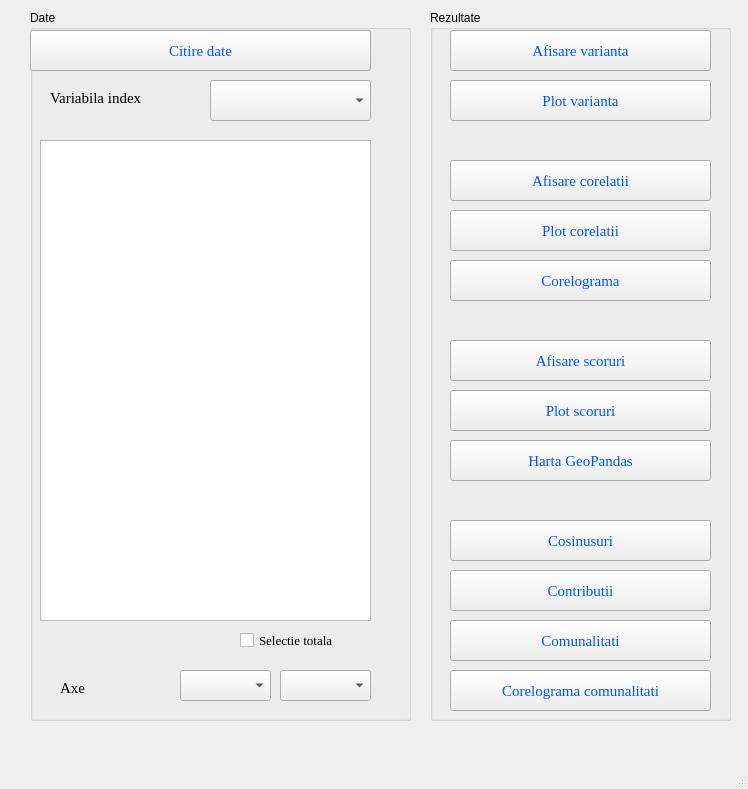
<?xml version="1.0" encoding="UTF-8"?>
<ui version="4.0">
 <class>MainWindow</class>
 <widget class="QMainWindow" name="MainWindow">
  <property name="geometry">
   <rect>
    <x>0</x>
    <y>0</y>
    <width>748</width>
    <height>789</height>
   </rect>
  </property>
  <property name="windowTitle">
   <string>MainWindow</string>
  </property>
  <widget class="QWidget" name="centralwidget">
   <widget class="QGroupBox" name="groupBox">
    <property name="geometry">
     <rect>
      <x>30</x>
      <y>10</y>
      <width>381</width>
      <height>711</height>
     </rect>
    </property>
    <property name="title">
     <string>Date</string>
    </property>
    <widget class="QPushButton" name="buton_citire">
     <property name="geometry">
      <rect>
       <x>0</x>
       <y>20</y>
       <width>341</width>
       <height>41</height>
      </rect>
     </property>
     <property name="palette">
      <palette>
       <active>
        <colorrole role="ButtonText">
         <brush brushstyle="SolidPattern">
          <color alpha="255">
           <red>0</red>
           <green>85</green>
           <blue>255</blue>
          </color>
         </brush>
        </colorrole>
       </active>
       <inactive>
        <colorrole role="ButtonText">
         <brush brushstyle="SolidPattern">
          <color alpha="255">
           <red>0</red>
           <green>85</green>
           <blue>255</blue>
          </color>
         </brush>
        </colorrole>
       </inactive>
       <disabled>
        <colorrole role="ButtonText">
         <brush brushstyle="SolidPattern">
          <color alpha="255">
           <red>120</red>
           <green>120</green>
           <blue>120</blue>
          </color>
         </brush>
        </colorrole>
       </disabled>
      </palette>
     </property>
     <property name="font">
      <font>
       <family>Georgia</family>
       <pointsize>11</pointsize>
      </font>
     </property>
     <property name="text">
      <string>Citire date</string>
     </property>
    </widget>
    <widget class="QListWidget" name="lista_selectie">
     <property name="geometry">
      <rect>
       <x>10</x>
       <y>130</y>
       <width>331</width>
       <height>481</height>
      </rect>
     </property>
     <property name="palette">
      <palette>
       <active>
        <colorrole role="Text">
         <brush brushstyle="SolidPattern">
          <color alpha="255">
           <red>0</red>
           <green>0</green>
           <blue>0</blue>
          </color>
         </brush>
        </colorrole>
        <colorrole role="ButtonText">
         <brush brushstyle="SolidPattern">
          <color alpha="255">
           <red>0</red>
           <green>0</green>
           <blue>255</blue>
          </color>
         </brush>
        </colorrole>
        <colorrole role="PlaceholderText">
         <brush brushstyle="SolidPattern">
          <color alpha="128">
           <red>0</red>
           <green>0</green>
           <blue>0</blue>
          </color>
         </brush>
        </colorrole>
       </active>
       <inactive>
        <colorrole role="Text">
         <brush brushstyle="SolidPattern">
          <color alpha="255">
           <red>0</red>
           <green>0</green>
           <blue>0</blue>
          </color>
         </brush>
        </colorrole>
        <colorrole role="ButtonText">
         <brush brushstyle="SolidPattern">
          <color alpha="255">
           <red>0</red>
           <green>0</green>
           <blue>255</blue>
          </color>
         </brush>
        </colorrole>
        <colorrole role="PlaceholderText">
         <brush brushstyle="SolidPattern">
          <color alpha="128">
           <red>0</red>
           <green>0</green>
           <blue>0</blue>
          </color>
         </brush>
        </colorrole>
       </inactive>
       <disabled>
        <colorrole role="Text">
         <brush brushstyle="SolidPattern">
          <color alpha="255">
           <red>120</red>
           <green>120</green>
           <blue>120</blue>
          </color>
         </brush>
        </colorrole>
        <colorrole role="ButtonText">
         <brush brushstyle="SolidPattern">
          <color alpha="255">
           <red>120</red>
           <green>120</green>
           <blue>120</blue>
          </color>
         </brush>
        </colorrole>
        <colorrole role="PlaceholderText">
         <brush brushstyle="SolidPattern">
          <color alpha="128">
           <red>0</red>
           <green>0</green>
           <blue>0</blue>
          </color>
         </brush>
        </colorrole>
       </disabled>
      </palette>
     </property>
     <property name="font">
      <font>
       <family>Georgia</family>
       <pointsize>11</pointsize>
      </font>
     </property>
    </widget>
    <widget class="QCheckBox" name="ckSelectie">
     <property name="geometry">
      <rect>
       <x>210</x>
       <y>620</y>
       <width>131</width>
       <height>20</height>
      </rect>
     </property>
     <property name="font">
      <font>
       <family>Georgia</family>
       <pointsize>10</pointsize>
      </font>
     </property>
     <property name="text">
      <string>Selectie totala</string>
     </property>
    </widget>
    <widget class="QLabel" name="lb_varIndex">
     <property name="geometry">
      <rect>
       <x>20</x>
       <y>80</y>
       <width>151</width>
       <height>16</height>
      </rect>
     </property>
     <property name="font">
      <font>
       <family>Georgia</family>
       <pointsize>11</pointsize>
      </font>
     </property>
     <property name="text">
      <string>Variabila index</string>
     </property>
    </widget>
    <widget class="QComboBox" name="cbIndex">
     <property name="geometry">
      <rect>
       <x>180</x>
       <y>70</y>
       <width>161</width>
       <height>41</height>
      </rect>
     </property>
     <property name="font">
      <font>
       <family>Georgia</family>
       <pointsize>11</pointsize>
      </font>
     </property>
    </widget>
    <widget class="QLabel" name="lb_axe">
     <property name="geometry">
      <rect>
       <x>30</x>
       <y>670</y>
       <width>55</width>
       <height>16</height>
      </rect>
     </property>
     <property name="font">
      <font>
       <family>Georgia</family>
       <pointsize>11</pointsize>
      </font>
     </property>
     <property name="text">
      <string>Axe</string>
     </property>
    </widget>
    <widget class="QComboBox" name="cbAxa1">
     <property name="geometry">
      <rect>
       <x>150</x>
       <y>660</y>
       <width>91</width>
       <height>31</height>
      </rect>
     </property>
    </widget>
    <widget class="QComboBox" name="cbAxa2">
     <property name="geometry">
      <rect>
       <x>250</x>
       <y>660</y>
       <width>91</width>
       <height>31</height>
      </rect>
     </property>
    </widget>
   </widget>
   <widget class="QGroupBox" name="groupBox_2">
    <property name="geometry">
     <rect>
      <x>430</x>
      <y>10</y>
      <width>301</width>
      <height>711</height>
     </rect>
    </property>
    <property name="palette">
     <palette>
      <active>
       <colorrole role="ButtonText">
        <brush brushstyle="SolidPattern">
         <color alpha="255">
          <red>0</red>
          <green>85</green>
          <blue>255</blue>
         </color>
        </brush>
       </colorrole>
      </active>
      <inactive>
       <colorrole role="ButtonText">
        <brush brushstyle="SolidPattern">
         <color alpha="255">
          <red>0</red>
          <green>85</green>
          <blue>255</blue>
         </color>
        </brush>
       </colorrole>
      </inactive>
      <disabled>
       <colorrole role="ButtonText">
        <brush brushstyle="SolidPattern">
         <color alpha="255">
          <red>120</red>
          <green>120</green>
          <blue>120</blue>
         </color>
        </brush>
       </colorrole>
      </disabled>
     </palette>
    </property>
    <property name="title">
     <string>Rezultate</string>
    </property>
    <widget class="QPushButton" name="btn_afVarianta">
     <property name="geometry">
      <rect>
       <x>20</x>
       <y>20</y>
       <width>261</width>
       <height>41</height>
      </rect>
     </property>
     <property name="palette">
      <palette>
       <active>
        <colorrole role="Text">
         <brush brushstyle="SolidPattern">
          <color alpha="255">
           <red>85</red>
           <green>85</green>
           <blue>255</blue>
          </color>
         </brush>
        </colorrole>
        <colorrole role="PlaceholderText">
         <brush brushstyle="SolidPattern">
          <color alpha="128">
           <red>85</red>
           <green>85</green>
           <blue>255</blue>
          </color>
         </brush>
        </colorrole>
       </active>
       <inactive>
        <colorrole role="Text">
         <brush brushstyle="SolidPattern">
          <color alpha="255">
           <red>85</red>
           <green>85</green>
           <blue>255</blue>
          </color>
         </brush>
        </colorrole>
        <colorrole role="PlaceholderText">
         <brush brushstyle="SolidPattern">
          <color alpha="128">
           <red>85</red>
           <green>85</green>
           <blue>255</blue>
          </color>
         </brush>
        </colorrole>
       </inactive>
       <disabled>
        <colorrole role="Text">
         <brush brushstyle="SolidPattern">
          <color alpha="255">
           <red>120</red>
           <green>120</green>
           <blue>120</blue>
          </color>
         </brush>
        </colorrole>
        <colorrole role="PlaceholderText">
         <brush brushstyle="SolidPattern">
          <color alpha="128">
           <red>0</red>
           <green>0</green>
           <blue>0</blue>
          </color>
         </brush>
        </colorrole>
       </disabled>
      </palette>
     </property>
     <property name="font">
      <font>
       <family>Georgia</family>
       <pointsize>11</pointsize>
      </font>
     </property>
     <property name="text">
      <string>Afisare varianta</string>
     </property>
    </widget>
    <widget class="QPushButton" name="btn_Corelograma">
     <property name="geometry">
      <rect>
       <x>20</x>
       <y>250</y>
       <width>261</width>
       <height>41</height>
      </rect>
     </property>
     <property name="palette">
      <palette>
       <active>
        <colorrole role="Text">
         <brush brushstyle="SolidPattern">
          <color alpha="255">
           <red>85</red>
           <green>85</green>
           <blue>255</blue>
          </color>
         </brush>
        </colorrole>
        <colorrole role="PlaceholderText">
         <brush brushstyle="SolidPattern">
          <color alpha="128">
           <red>85</red>
           <green>85</green>
           <blue>255</blue>
          </color>
         </brush>
        </colorrole>
       </active>
       <inactive>
        <colorrole role="Text">
         <brush brushstyle="SolidPattern">
          <color alpha="255">
           <red>85</red>
           <green>85</green>
           <blue>255</blue>
          </color>
         </brush>
        </colorrole>
        <colorrole role="PlaceholderText">
         <brush brushstyle="SolidPattern">
          <color alpha="128">
           <red>85</red>
           <green>85</green>
           <blue>255</blue>
          </color>
         </brush>
        </colorrole>
       </inactive>
       <disabled>
        <colorrole role="Text">
         <brush brushstyle="SolidPattern">
          <color alpha="255">
           <red>120</red>
           <green>120</green>
           <blue>120</blue>
          </color>
         </brush>
        </colorrole>
        <colorrole role="PlaceholderText">
         <brush brushstyle="SolidPattern">
          <color alpha="128">
           <red>0</red>
           <green>0</green>
           <blue>0</blue>
          </color>
         </brush>
        </colorrole>
       </disabled>
      </palette>
     </property>
     <property name="font">
      <font>
       <family>Georgia</family>
       <pointsize>11</pointsize>
      </font>
     </property>
     <property name="text">
      <string>Corelograma</string>
     </property>
    </widget>
    <widget class="QPushButton" name="btn_afScoruri">
     <property name="geometry">
      <rect>
       <x>20</x>
       <y>330</y>
       <width>261</width>
       <height>41</height>
      </rect>
     </property>
     <property name="palette">
      <palette>
       <active>
        <colorrole role="Text">
         <brush brushstyle="SolidPattern">
          <color alpha="255">
           <red>85</red>
           <green>85</green>
           <blue>255</blue>
          </color>
         </brush>
        </colorrole>
        <colorrole role="PlaceholderText">
         <brush brushstyle="SolidPattern">
          <color alpha="128">
           <red>85</red>
           <green>85</green>
           <blue>255</blue>
          </color>
         </brush>
        </colorrole>
       </active>
       <inactive>
        <colorrole role="Text">
         <brush brushstyle="SolidPattern">
          <color alpha="255">
           <red>85</red>
           <green>85</green>
           <blue>255</blue>
          </color>
         </brush>
        </colorrole>
        <colorrole role="PlaceholderText">
         <brush brushstyle="SolidPattern">
          <color alpha="128">
           <red>85</red>
           <green>85</green>
           <blue>255</blue>
          </color>
         </brush>
        </colorrole>
       </inactive>
       <disabled>
        <colorrole role="Text">
         <brush brushstyle="SolidPattern">
          <color alpha="255">
           <red>120</red>
           <green>120</green>
           <blue>120</blue>
          </color>
         </brush>
        </colorrole>
        <colorrole role="PlaceholderText">
         <brush brushstyle="SolidPattern">
          <color alpha="128">
           <red>0</red>
           <green>0</green>
           <blue>0</blue>
          </color>
         </brush>
        </colorrole>
       </disabled>
      </palette>
     </property>
     <property name="font">
      <font>
       <family>Georgia</family>
       <pointsize>11</pointsize>
      </font>
     </property>
     <property name="text">
      <string>Afisare scoruri</string>
     </property>
    </widget>
    <widget class="QPushButton" name="btn_plotScoruri">
     <property name="geometry">
      <rect>
       <x>20</x>
       <y>380</y>
       <width>261</width>
       <height>41</height>
      </rect>
     </property>
     <property name="palette">
      <palette>
       <active>
        <colorrole role="Text">
         <brush brushstyle="SolidPattern">
          <color alpha="255">
           <red>85</red>
           <green>85</green>
           <blue>255</blue>
          </color>
         </brush>
        </colorrole>
        <colorrole role="PlaceholderText">
         <brush brushstyle="SolidPattern">
          <color alpha="128">
           <red>85</red>
           <green>85</green>
           <blue>255</blue>
          </color>
         </brush>
        </colorrole>
       </active>
       <inactive>
        <colorrole role="Text">
         <brush brushstyle="SolidPattern">
          <color alpha="255">
           <red>85</red>
           <green>85</green>
           <blue>255</blue>
          </color>
         </brush>
        </colorrole>
        <colorrole role="PlaceholderText">
         <brush brushstyle="SolidPattern">
          <color alpha="128">
           <red>85</red>
           <green>85</green>
           <blue>255</blue>
          </color>
         </brush>
        </colorrole>
       </inactive>
       <disabled>
        <colorrole role="Text">
         <brush brushstyle="SolidPattern">
          <color alpha="255">
           <red>120</red>
           <green>120</green>
           <blue>120</blue>
          </color>
         </brush>
        </colorrole>
        <colorrole role="PlaceholderText">
         <brush brushstyle="SolidPattern">
          <color alpha="128">
           <red>0</red>
           <green>0</green>
           <blue>0</blue>
          </color>
         </brush>
        </colorrole>
       </disabled>
      </palette>
     </property>
     <property name="font">
      <font>
       <family>Georgia</family>
       <pointsize>11</pointsize>
      </font>
     </property>
     <property name="text">
      <string>Plot scoruri</string>
     </property>
    </widget>
    <widget class="QPushButton" name="btn_harta">
     <property name="geometry">
      <rect>
       <x>20</x>
       <y>430</y>
       <width>261</width>
       <height>41</height>
      </rect>
     </property>
     <property name="palette">
      <palette>
       <active>
        <colorrole role="Text">
         <brush brushstyle="SolidPattern">
          <color alpha="255">
           <red>85</red>
           <green>85</green>
           <blue>255</blue>
          </color>
         </brush>
        </colorrole>
        <colorrole role="PlaceholderText">
         <brush brushstyle="SolidPattern">
          <color alpha="128">
           <red>85</red>
           <green>85</green>
           <blue>255</blue>
          </color>
         </brush>
        </colorrole>
       </active>
       <inactive>
        <colorrole role="Text">
         <brush brushstyle="SolidPattern">
          <color alpha="255">
           <red>85</red>
           <green>85</green>
           <blue>255</blue>
          </color>
         </brush>
        </colorrole>
        <colorrole role="PlaceholderText">
         <brush brushstyle="SolidPattern">
          <color alpha="128">
           <red>85</red>
           <green>85</green>
           <blue>255</blue>
          </color>
         </brush>
        </colorrole>
       </inactive>
       <disabled>
        <colorrole role="Text">
         <brush brushstyle="SolidPattern">
          <color alpha="255">
           <red>120</red>
           <green>120</green>
           <blue>120</blue>
          </color>
         </brush>
        </colorrole>
        <colorrole role="PlaceholderText">
         <brush brushstyle="SolidPattern">
          <color alpha="128">
           <red>0</red>
           <green>0</green>
           <blue>0</blue>
          </color>
         </brush>
        </colorrole>
       </disabled>
      </palette>
     </property>
     <property name="font">
      <font>
       <family>Georgia</family>
       <pointsize>11</pointsize>
      </font>
     </property>
     <property name="text">
      <string>Harta GeoPandas</string>
     </property>
    </widget>
    <widget class="QPushButton" name="btn_plotVarianta">
     <property name="geometry">
      <rect>
       <x>20</x>
       <y>70</y>
       <width>261</width>
       <height>41</height>
      </rect>
     </property>
     <property name="palette">
      <palette>
       <active>
        <colorrole role="Text">
         <brush brushstyle="SolidPattern">
          <color alpha="255">
           <red>85</red>
           <green>85</green>
           <blue>255</blue>
          </color>
         </brush>
        </colorrole>
        <colorrole role="PlaceholderText">
         <brush brushstyle="SolidPattern">
          <color alpha="128">
           <red>85</red>
           <green>85</green>
           <blue>255</blue>
          </color>
         </brush>
        </colorrole>
       </active>
       <inactive>
        <colorrole role="Text">
         <brush brushstyle="SolidPattern">
          <color alpha="255">
           <red>85</red>
           <green>85</green>
           <blue>255</blue>
          </color>
         </brush>
        </colorrole>
        <colorrole role="PlaceholderText">
         <brush brushstyle="SolidPattern">
          <color alpha="128">
           <red>85</red>
           <green>85</green>
           <blue>255</blue>
          </color>
         </brush>
        </colorrole>
       </inactive>
       <disabled>
        <colorrole role="Text">
         <brush brushstyle="SolidPattern">
          <color alpha="255">
           <red>120</red>
           <green>120</green>
           <blue>120</blue>
          </color>
         </brush>
        </colorrole>
        <colorrole role="PlaceholderText">
         <brush brushstyle="SolidPattern">
          <color alpha="128">
           <red>0</red>
           <green>0</green>
           <blue>0</blue>
          </color>
         </brush>
        </colorrole>
       </disabled>
      </palette>
     </property>
     <property name="font">
      <font>
       <family>Georgia</family>
       <pointsize>11</pointsize>
      </font>
     </property>
     <property name="text">
      <string>Plot varianta</string>
     </property>
    </widget>
    <widget class="QPushButton" name="btn_afCorelatii">
     <property name="geometry">
      <rect>
       <x>20</x>
       <y>150</y>
       <width>261</width>
       <height>41</height>
      </rect>
     </property>
     <property name="palette">
      <palette>
       <active>
        <colorrole role="Text">
         <brush brushstyle="SolidPattern">
          <color alpha="255">
           <red>85</red>
           <green>85</green>
           <blue>255</blue>
          </color>
         </brush>
        </colorrole>
        <colorrole role="PlaceholderText">
         <brush brushstyle="SolidPattern">
          <color alpha="128">
           <red>85</red>
           <green>85</green>
           <blue>255</blue>
          </color>
         </brush>
        </colorrole>
       </active>
       <inactive>
        <colorrole role="Text">
         <brush brushstyle="SolidPattern">
          <color alpha="255">
           <red>85</red>
           <green>85</green>
           <blue>255</blue>
          </color>
         </brush>
        </colorrole>
        <colorrole role="PlaceholderText">
         <brush brushstyle="SolidPattern">
          <color alpha="128">
           <red>85</red>
           <green>85</green>
           <blue>255</blue>
          </color>
         </brush>
        </colorrole>
       </inactive>
       <disabled>
        <colorrole role="Text">
         <brush brushstyle="SolidPattern">
          <color alpha="255">
           <red>120</red>
           <green>120</green>
           <blue>120</blue>
          </color>
         </brush>
        </colorrole>
        <colorrole role="PlaceholderText">
         <brush brushstyle="SolidPattern">
          <color alpha="128">
           <red>0</red>
           <green>0</green>
           <blue>0</blue>
          </color>
         </brush>
        </colorrole>
       </disabled>
      </palette>
     </property>
     <property name="font">
      <font>
       <family>Georgia</family>
       <pointsize>11</pointsize>
      </font>
     </property>
     <property name="text">
      <string>Afisare corelatii</string>
     </property>
    </widget>
    <widget class="QPushButton" name="btn_plotCorelatii">
     <property name="geometry">
      <rect>
       <x>20</x>
       <y>200</y>
       <width>261</width>
       <height>41</height>
      </rect>
     </property>
     <property name="palette">
      <palette>
       <active>
        <colorrole role="Text">
         <brush brushstyle="SolidPattern">
          <color alpha="255">
           <red>85</red>
           <green>85</green>
           <blue>255</blue>
          </color>
         </brush>
        </colorrole>
        <colorrole role="PlaceholderText">
         <brush brushstyle="SolidPattern">
          <color alpha="128">
           <red>85</red>
           <green>85</green>
           <blue>255</blue>
          </color>
         </brush>
        </colorrole>
       </active>
       <inactive>
        <colorrole role="Text">
         <brush brushstyle="SolidPattern">
          <color alpha="255">
           <red>85</red>
           <green>85</green>
           <blue>255</blue>
          </color>
         </brush>
        </colorrole>
        <colorrole role="PlaceholderText">
         <brush brushstyle="SolidPattern">
          <color alpha="128">
           <red>85</red>
           <green>85</green>
           <blue>255</blue>
          </color>
         </brush>
        </colorrole>
       </inactive>
       <disabled>
        <colorrole role="Text">
         <brush brushstyle="SolidPattern">
          <color alpha="255">
           <red>120</red>
           <green>120</green>
           <blue>120</blue>
          </color>
         </brush>
        </colorrole>
        <colorrole role="PlaceholderText">
         <brush brushstyle="SolidPattern">
          <color alpha="128">
           <red>0</red>
           <green>0</green>
           <blue>0</blue>
          </color>
         </brush>
        </colorrole>
       </disabled>
      </palette>
     </property>
     <property name="font">
      <font>
       <family>Georgia</family>
       <pointsize>11</pointsize>
      </font>
     </property>
     <property name="text">
      <string>Plot corelatii</string>
     </property>
    </widget>
    <widget class="QPushButton" name="btn_cosinusuri">
     <property name="geometry">
      <rect>
       <x>20</x>
       <y>510</y>
       <width>261</width>
       <height>41</height>
      </rect>
     </property>
     <property name="palette">
      <palette>
       <active>
        <colorrole role="Text">
         <brush brushstyle="SolidPattern">
          <color alpha="255">
           <red>85</red>
           <green>85</green>
           <blue>255</blue>
          </color>
         </brush>
        </colorrole>
        <colorrole role="PlaceholderText">
         <brush brushstyle="SolidPattern">
          <color alpha="128">
           <red>85</red>
           <green>85</green>
           <blue>255</blue>
          </color>
         </brush>
        </colorrole>
       </active>
       <inactive>
        <colorrole role="Text">
         <brush brushstyle="SolidPattern">
          <color alpha="255">
           <red>85</red>
           <green>85</green>
           <blue>255</blue>
          </color>
         </brush>
        </colorrole>
        <colorrole role="PlaceholderText">
         <brush brushstyle="SolidPattern">
          <color alpha="128">
           <red>85</red>
           <green>85</green>
           <blue>255</blue>
          </color>
         </brush>
        </colorrole>
       </inactive>
       <disabled>
        <colorrole role="Text">
         <brush brushstyle="SolidPattern">
          <color alpha="255">
           <red>120</red>
           <green>120</green>
           <blue>120</blue>
          </color>
         </brush>
        </colorrole>
        <colorrole role="PlaceholderText">
         <brush brushstyle="SolidPattern">
          <color alpha="128">
           <red>0</red>
           <green>0</green>
           <blue>0</blue>
          </color>
         </brush>
        </colorrole>
       </disabled>
      </palette>
     </property>
     <property name="font">
      <font>
       <family>Georgia</family>
       <pointsize>11</pointsize>
      </font>
     </property>
     <property name="text">
      <string>Cosinusuri</string>
     </property>
    </widget>
    <widget class="QPushButton" name="btn_contributii">
     <property name="geometry">
      <rect>
       <x>20</x>
       <y>560</y>
       <width>261</width>
       <height>41</height>
      </rect>
     </property>
     <property name="palette">
      <palette>
       <active>
        <colorrole role="Text">
         <brush brushstyle="SolidPattern">
          <color alpha="255">
           <red>85</red>
           <green>85</green>
           <blue>255</blue>
          </color>
         </brush>
        </colorrole>
        <colorrole role="PlaceholderText">
         <brush brushstyle="SolidPattern">
          <color alpha="128">
           <red>85</red>
           <green>85</green>
           <blue>255</blue>
          </color>
         </brush>
        </colorrole>
       </active>
       <inactive>
        <colorrole role="Text">
         <brush brushstyle="SolidPattern">
          <color alpha="255">
           <red>85</red>
           <green>85</green>
           <blue>255</blue>
          </color>
         </brush>
        </colorrole>
        <colorrole role="PlaceholderText">
         <brush brushstyle="SolidPattern">
          <color alpha="128">
           <red>85</red>
           <green>85</green>
           <blue>255</blue>
          </color>
         </brush>
        </colorrole>
       </inactive>
       <disabled>
        <colorrole role="Text">
         <brush brushstyle="SolidPattern">
          <color alpha="255">
           <red>120</red>
           <green>120</green>
           <blue>120</blue>
          </color>
         </brush>
        </colorrole>
        <colorrole role="PlaceholderText">
         <brush brushstyle="SolidPattern">
          <color alpha="128">
           <red>0</red>
           <green>0</green>
           <blue>0</blue>
          </color>
         </brush>
        </colorrole>
       </disabled>
      </palette>
     </property>
     <property name="font">
      <font>
       <family>Georgia</family>
       <pointsize>11</pointsize>
      </font>
     </property>
     <property name="text">
      <string>Contributii</string>
     </property>
    </widget>
    <widget class="QPushButton" name="btn_comunalitati">
     <property name="geometry">
      <rect>
       <x>20</x>
       <y>610</y>
       <width>261</width>
       <height>41</height>
      </rect>
     </property>
     <property name="palette">
      <palette>
       <active>
        <colorrole role="Text">
         <brush brushstyle="SolidPattern">
          <color alpha="255">
           <red>85</red>
           <green>85</green>
           <blue>255</blue>
          </color>
         </brush>
        </colorrole>
        <colorrole role="PlaceholderText">
         <brush brushstyle="SolidPattern">
          <color alpha="128">
           <red>85</red>
           <green>85</green>
           <blue>255</blue>
          </color>
         </brush>
        </colorrole>
       </active>
       <inactive>
        <colorrole role="Text">
         <brush brushstyle="SolidPattern">
          <color alpha="255">
           <red>85</red>
           <green>85</green>
           <blue>255</blue>
          </color>
         </brush>
        </colorrole>
        <colorrole role="PlaceholderText">
         <brush brushstyle="SolidPattern">
          <color alpha="128">
           <red>85</red>
           <green>85</green>
           <blue>255</blue>
          </color>
         </brush>
        </colorrole>
       </inactive>
       <disabled>
        <colorrole role="Text">
         <brush brushstyle="SolidPattern">
          <color alpha="255">
           <red>120</red>
           <green>120</green>
           <blue>120</blue>
          </color>
         </brush>
        </colorrole>
        <colorrole role="PlaceholderText">
         <brush brushstyle="SolidPattern">
          <color alpha="128">
           <red>0</red>
           <green>0</green>
           <blue>0</blue>
          </color>
         </brush>
        </colorrole>
       </disabled>
      </palette>
     </property>
     <property name="font">
      <font>
       <family>Georgia</family>
       <pointsize>11</pointsize>
      </font>
     </property>
     <property name="text">
      <string>Comunalitati</string>
     </property>
    </widget>
    <widget class="QPushButton" name="btn_corelogramaCom">
     <property name="geometry">
      <rect>
       <x>20</x>
       <y>660</y>
       <width>261</width>
       <height>41</height>
      </rect>
     </property>
     <property name="palette">
      <palette>
       <active>
        <colorrole role="Text">
         <brush brushstyle="SolidPattern">
          <color alpha="255">
           <red>85</red>
           <green>85</green>
           <blue>255</blue>
          </color>
         </brush>
        </colorrole>
        <colorrole role="PlaceholderText">
         <brush brushstyle="SolidPattern">
          <color alpha="128">
           <red>85</red>
           <green>85</green>
           <blue>255</blue>
          </color>
         </brush>
        </colorrole>
       </active>
       <inactive>
        <colorrole role="Text">
         <brush brushstyle="SolidPattern">
          <color alpha="255">
           <red>85</red>
           <green>85</green>
           <blue>255</blue>
          </color>
         </brush>
        </colorrole>
        <colorrole role="PlaceholderText">
         <brush brushstyle="SolidPattern">
          <color alpha="128">
           <red>85</red>
           <green>85</green>
           <blue>255</blue>
          </color>
         </brush>
        </colorrole>
       </inactive>
       <disabled>
        <colorrole role="Text">
         <brush brushstyle="SolidPattern">
          <color alpha="255">
           <red>120</red>
           <green>120</green>
           <blue>120</blue>
          </color>
         </brush>
        </colorrole>
        <colorrole role="PlaceholderText">
         <brush brushstyle="SolidPattern">
          <color alpha="128">
           <red>0</red>
           <green>0</green>
           <blue>0</blue>
          </color>
         </brush>
        </colorrole>
       </disabled>
      </palette>
     </property>
     <property name="font">
      <font>
       <family>Georgia</family>
       <pointsize>11</pointsize>
      </font>
     </property>
     <property name="text">
      <string>Corelograma comunalitati</string>
     </property>
    </widget>
   </widget>
  </widget>
  <widget class="QMenuBar" name="menubar">
   <property name="geometry">
    <rect>
     <x>0</x>
     <y>0</y>
     <width>748</width>
     <height>26</height>
    </rect>
   </property>
  </widget>
  <widget class="QStatusBar" name="statusbar"/>
 </widget>
 <resources/>
 <connections/>
</ui>
